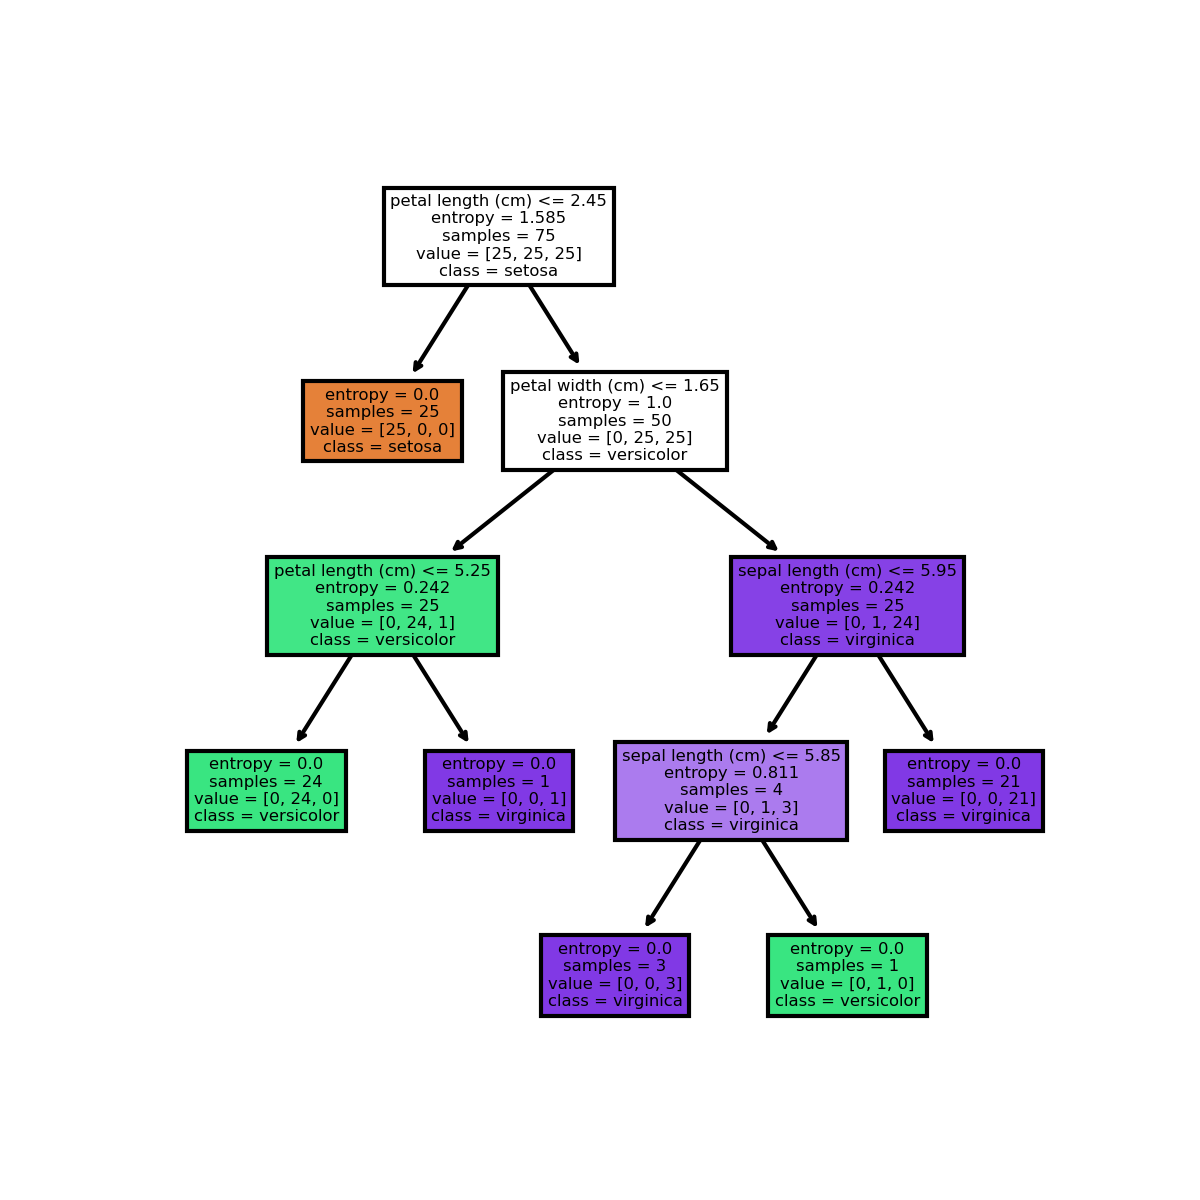

Generate this figure with Python:
import matplotlib.pyplot as plt
from sklearn.tree import DecisionTreeClassifier
from sklearn import metrics, tree, datasets


iris = datasets.load_iris()
X, y = datasets.load_iris(return_X_y=True)
X_train = X[(range(0,150,2)),:]
y_train = y[(range(0,150,2))]
X_test = X[(range(1,150,2)),:]
y_test = y[(range(1,150,2))]

clf = DecisionTreeClassifier(criterion='entropy')

clf.fit(X_train, y_train)
clf_pred = clf.predict(X_test)

print("\nPredictions:\n")
print(clf_pred)
print("\nAccuracy:", metrics.accuracy_score(y_test, clf_pred, normalize=True))
print("\nClassification report :\n", metrics.classification_report(y_test, clf_pred))
print("\n Confusion matrix :\n", metrics.confusion_matrix(y_test, clf_pred))


fig, axes = plt.subplots(nrows=1, ncols=1, figsize=(4, 4), dpi=300)

tree.plot_tree(clf, feature_names=iris.feature_names,
               class_names=iris.target_names, filled=True)
fig.savefig('Iris.png')

"""

Predictions:

[0 0 0 0 0 0 0 0 0 0 0 0 0 0 0 0 0 0 0 0 0 0 0 0 0 1 1 1 1 1 1 1 1 1 1 1 1
 1 2 1 1 1 1 1 1 1 1 1 1 1 2 2 2 2 2 2 2 2 2 1 2 2 2 2 2 2 1 2 2 2 2 2 2 2
 1]

Accuracy: 0.9466666666666667

Classification report :
               precision    recall  f1-score   support

           0       1.00      1.00      1.00        25
           1       0.89      0.96      0.92        25
           2       0.96      0.88      0.92        25

    accuracy                           0.95        75
   macro avg       0.95      0.95      0.95        75
weighted avg       0.95      0.95      0.95        75


 Confusion matrix :
 [[25  0  0]
 [ 0 24  1]
 [ 0  3 22]]

"""
